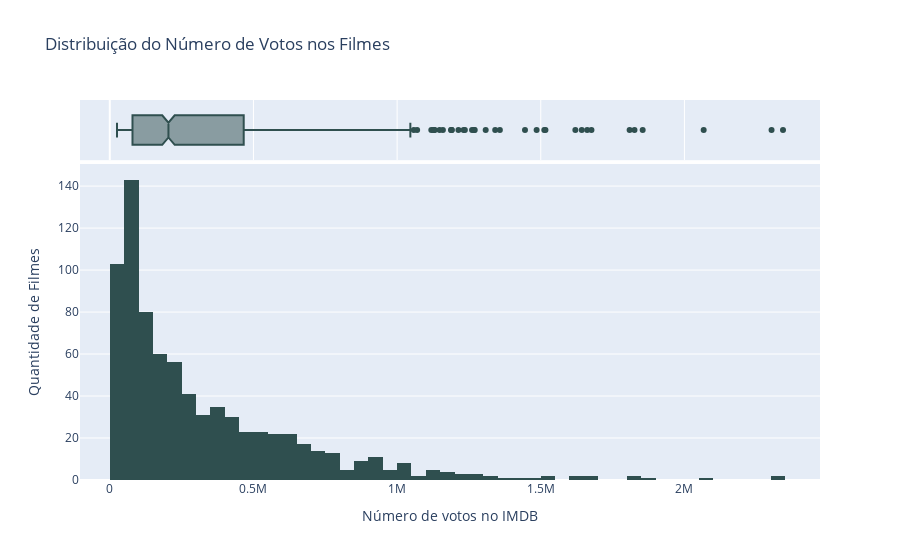

The notebook cell this image was saved under:
### Markdown cell above
**Distribuição do Número de Votos no IMDB**: Para verificar a popularidade do filme, é possível analisar seu número de votos no IMDB, ou seja, a quantidade de pessoas que assistiram e avaliaram a obra. Para isso, também utilizaremos um **Histograma** junto de um **Boxplot**, pois ambos os gráficos auxiliam no entendimento da distribuição em variáveis númericas.

Analisando os gráficos, é possível notar que a maior parte dos filmes possui de 55K até 375K de votos, enquanto há vários outliers com número de votos acima de 1 milhão.

### Code cell
votes_hist = px.histogram(
    x=df.No_of_Votes, 
    title="Distribuição do Número de Votos nos Filmes",
    marginal="box",
    labels={"x": "Número de votos no IMDB"}
    ).update_traces(marker_color="DarkSlateGray").update_layout(yaxis_title="Quantidade de Filmes")
votes_hist.show()

### Figure 1 — Plotly figure (JSON) as saved in the notebook; plotly's stock layout.template omitted (floating-point values rounded to 4 significant figures; data arrays with more than 128 entries replaced by an {"elided": "..."} marker saying what was removed)
{"data": [{"alignmentgroup": "True", "bingroup": "x", "hovertemplate": "Número de votos no IMDB=%{x}<br>count=%{y}<extra></extra>", "legendgroup": "", "marker": {"color": "DarkSlateGray", "pattern": {"shape": ""}}, "name": "", "offsetgroup": "", "orientation": "v", "showlegend": false, "type": "histogram", "x": {"elided": "785 int values"}, "xaxis": "x", "yaxis": "y"}, {"alignmentgroup": "True", "hovertemplate": "Número de votos no IMDB=%{x}<extra></extra>", "legendgroup": "", "marker": {"color": "DarkSlateGray"}, "name": "", "notched": true, "offsetgroup": "", "showlegend": false, "type": "box", "x": {"elided": "785 int values"}, "xaxis": "x2", "yaxis": "y2"}], "layout": {"barmode": "relative", "legend": {"tracegroupgap": 0}, "title": {"text": "Distribuição do Número de Votos nos Filmes"}, "xaxis": {"anchor": "y", "domain": [0, 1], "title": {"text": "Número de votos no IMDB"}}, "xaxis2": {"anchor": "y2", "domain": [0, 1], "matches": "x", "showgrid": true, "showticklabels": false}, "yaxis": {"anchor": "x", "domain": [0, 0.8316], "title": {"text": "Quantidade de Filmes"}}, "yaxis2": {"anchor": "x2", "domain": [0.8416, 1], "matches": "y2", "showgrid": false, "showline": false, "showticklabels": false, "ticks": ""}}}
